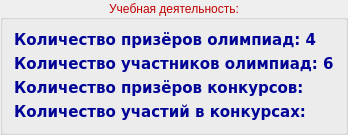
            <widget class="QGroupBox" name="groupBox_4">
             <property name="palette">
              <palette>
               <active>
                <colorrole role="WindowText">
                 <brush brushstyle="SolidPattern">
                  <color alpha="255">
                   <red>193</red>
                   <green>0</green>
                   <blue>0</blue>
                  </color>
                 </brush>
                </colorrole>
                <colorrole role="Dark">
                 <brush brushstyle="SolidPattern">
                  <color alpha="255">
                   <red>0</red>
                   <green>255</green>
                   <blue>0</blue>
                  </color>
                 </brush>
                </colorrole>
                <colorrole role="Text">
                 <brush brushstyle="SolidPattern">
                  <color alpha="255">
                   <red>231</red>
                   <green>231</green>
                   <blue>231</blue>
                  </color>
                 </brush>
                </colorrole>
                <colorrole role="ButtonText">
                 <brush brushstyle="SolidPattern">
                  <color alpha="255">
                   <red>242</red>
                   <green>218</green>
                   <blue>0</blue>
                  </color>
                 </brush>
                </colorrole>
                <colorrole role="ToolTipBase">
                 <brush brushstyle="SolidPattern">
                  <color alpha="102">
                   <red>0</red>
                   <green>170</green>
                   <blue>0</blue>
                  </color>
                 </brush>
                </colorrole>
                <colorrole role="PlaceholderText">
                 <brush brushstyle="SolidPattern">
                  <color alpha="128">
                   <red>231</red>
                   <green>231</green>
                   <blue>231</blue>
                  </color>
                 </brush>
                </colorrole>
               </active>
               <inactive>
                <colorrole role="WindowText">
                 <brush brushstyle="SolidPattern">
                  <color alpha="255">
                   <red>193</red>
                   <green>0</green>
                   <blue>0</blue>
                  </color>
                 </brush>
                </colorrole>
                <colorrole role="Dark">
                 <brush brushstyle="SolidPattern">
                  <color alpha="255">
                   <red>0</red>
                   <green>255</green>
                   <blue>0</blue>
                  </color>
                 </brush>
                </colorrole>
                <colorrole role="Text">
                 <brush brushstyle="SolidPattern">
                  <color alpha="255">
                   <red>231</red>
                   <green>231</green>
                   <blue>231</blue>
                  </color>
                 </brush>
                </colorrole>
                <colorrole role="ButtonText">
                 <brush brushstyle="SolidPattern">
                  <color alpha="255">
                   <red>242</red>
                   <green>218</green>
                   <blue>0</blue>
                  </color>
                 </brush>
                </colorrole>
                <colorrole role="ToolTipBase">
                 <brush brushstyle="SolidPattern">
                  <color alpha="102">
                   <red>0</red>
                   <green>170</green>
                   <blue>0</blue>
                  </color>
                 </brush>
                </colorrole>
                <colorrole role="PlaceholderText">
                 <brush brushstyle="SolidPattern">
                  <color alpha="128">
                   <red>231</red>
                   <green>231</green>
                   <blue>231</blue>
                  </color>
                 </brush>
                </colorrole>
               </inactive>
               <disabled>
                <colorrole role="WindowText">
                 <brush brushstyle="SolidPattern">
                  <color alpha="255">
                   <red>0</red>
                   <green>255</green>
                   <blue>0</blue>
                  </color>
                 </brush>
                </colorrole>
                <colorrole role="Dark">
                 <brush brushstyle="SolidPattern">
                  <color alpha="255">
                   <red>0</red>
                   <green>255</green>
                   <blue>0</blue>
                  </color>
                 </brush>
                </colorrole>
                <colorrole role="Text">
                 <brush brushstyle="SolidPattern">
                  <color alpha="255">
                   <red>0</red>
                   <green>255</green>
                   <blue>0</blue>
                  </color>
                 </brush>
                </colorrole>
                <colorrole role="ButtonText">
                 <brush brushstyle="SolidPattern">
                  <color alpha="255">
                   <red>0</red>
                   <green>255</green>
                   <blue>0</blue>
                  </color>
                 </brush>
                </colorrole>
                <colorrole role="ToolTipBase">
                 <brush brushstyle="SolidPattern">
                  <color alpha="102">
                   <red>0</red>
                   <green>170</green>
                   <blue>0</blue>
                  </color>
                 </brush>
                </colorrole>
                <colorrole role="PlaceholderText">
                 <brush brushstyle="SolidPattern">
                  <color alpha="128">
                   <red>231</red>
                   <green>231</green>
                   <blue>231</blue>
                  </color>
                 </brush>
                </colorrole>
               </disabled>
              </palette>
             </property>
             <property name="title">
              <string>Учебная деятельность:</string>
             </property>
             <property name="alignment">
              <set>Qt::AlignCenter</set>
             </property>
             <layout class="QVBoxLayout" name="verticalLayout_3">
              <item>
               <widget class="QLabel" name="winners_count">
                <property name="palette">
                 <palette>
                  <active>
                   <colorrole role="WindowText">
                    <brush brushstyle="SolidPattern">
                     <color alpha="255">
                      <red>0</red>
                      <green>3</green>
                      <blue>150</blue>
                     </color>
                    </brush>
                   </colorrole>
                  </active>
                  <inactive>
                   <colorrole role="WindowText">
                    <brush brushstyle="SolidPattern">
                     <color alpha="255">
                      <red>0</red>
                      <green>3</green>
                      <blue>150</blue>
                     </color>
                    </brush>
                   </colorrole>
                  </inactive>
                  <disabled>
                   <colorrole role="WindowText">
                    <brush brushstyle="SolidPattern">
                     <color alpha="127">
                      <red>255</red>
                      <green>255</green>
                      <blue>255</blue>
                     </color>
                    </brush>
                   </colorrole>
                  </disabled>
                 </palette>
                </property>
                <property name="font">
                 <font>
                  <family>Verdana</family>
                  <pointsize>11</pointsize>
                  <weight>75</weight>
                  <bold>true</bold>
                 </font>
                </property>
                <property name="text">
                 <string>Количество призёров олимпиад: 4</string>
                </property>
               </widget>
              </item>
              <item>
               <widget class="QLabel" name="competitors_count">
                <property name="palette">
                 <palette>
                  <active>
                   <colorrole role="WindowText">
                    <brush brushstyle="SolidPattern">
                     <color alpha="255">
                      <red>0</red>
                      <green>3</green>
                      <blue>150</blue>
                     </color>
                    </brush>
                   </colorrole>
                  </active>
                  <inactive>
                   <colorrole role="WindowText">
                    <brush brushstyle="SolidPattern">
                     <color alpha="255">
                      <red>0</red>
                      <green>3</green>
                      <blue>150</blue>
                     </color>
                    </brush>
                   </colorrole>
                  </inactive>
                  <disabled>
                   <colorrole role="WindowText">
                    <brush brushstyle="SolidPattern">
                     <color alpha="127">
                      <red>255</red>
                      <green>255</green>
                      <blue>255</blue>
                     </color>
                    </brush>
                   </colorrole>
                  </disabled>
                 </palette>
                </property>
                <property name="font">
                 <font>
                  <family>Verdana</family>
                  <pointsize>11</pointsize>
                  <weight>75</weight>
                  <bold>true</bold>
                 </font>
                </property>
                <property name="text">
                 <string>Количество участников олимпиад: 6</string>
                </property>
               </widget>
              </item>
              <item>
               <widget class="QLabel" name="festives_winners">
                <property name="palette">
                 <palette>
                  <active>
                   <colorrole role="WindowText">
                    <brush brushstyle="SolidPattern">
                     <color alpha="255">
                      <red>0</red>
                      <green>3</green>
                      <blue>150</blue>
                     </color>
                    </brush>
                   </colorrole>
                  </active>
                  <inactive>
                   <colorrole role="WindowText">
                    <brush brushstyle="SolidPattern">
                     <color alpha="255">
                      <red>0</red>
                      <green>3</green>
                      <blue>150</blue>
                     </color>
                    </brush>
                   </colorrole>
                  </inactive>
                  <disabled>
                   <colorrole role="WindowText">
                    <brush brushstyle="SolidPattern">
                     <color alpha="127">
                      <red>255</red>
                      <green>255</green>
                      <blue>255</blue>
                     </color>
                    </brush>
                   </colorrole>
                  </disabled>
                 </palette>
                </property>
                <property name="font">
                 <font>
                  <family>Verdana</family>
                  <pointsize>11</pointsize>
                  <weight>75</weight>
                  <bold>true</bold>
                 </font>
                </property>
                <property name="text">
                 <string>Количество призёров конкурсов:</string>
                </property>
               </widget>
              </item>
              <item>
               <widget class="QLabel" name="festives_competitors">
                <property name="palette">
                 <palette>
                  <active>
                   <colorrole role="WindowText">
                    <brush brushstyle="SolidPattern">
                     <color alpha="255">
                      <red>0</red>
                      <green>3</green>
                      <blue>150</blue>
                     </color>
                    </brush>
                   </colorrole>
                  </active>
                  <inactive>
                   <colorrole role="WindowText">
                    <brush brushstyle="SolidPattern">
                     <color alpha="255">
                      <red>0</red>
                      <green>3</green>
                      <blue>150</blue>
                     </color>
                    </brush>
                   </colorrole>
                  </inactive>
                  <disabled>
                   <colorrole role="WindowText">
                    <brush brushstyle="SolidPattern">
                     <color alpha="127">
                      <red>255</red>
                      <green>255</green>
                      <blue>255</blue>
                     </color>
                    </brush>
                   </colorrole>
                  </disabled>
                 </palette>
                </property>
                <property name="font">
                 <font>
                  <family>Verdana</family>
                  <pointsize>11</pointsize>
                  <weight>75</weight>
                  <bold>true</bold>
                 </font>
                </property>
                <property name="text">
                 <string>Количество участий в конкурсах:</string>
                </property>
               </widget>
              </item>
             </layout>
            </widget>
